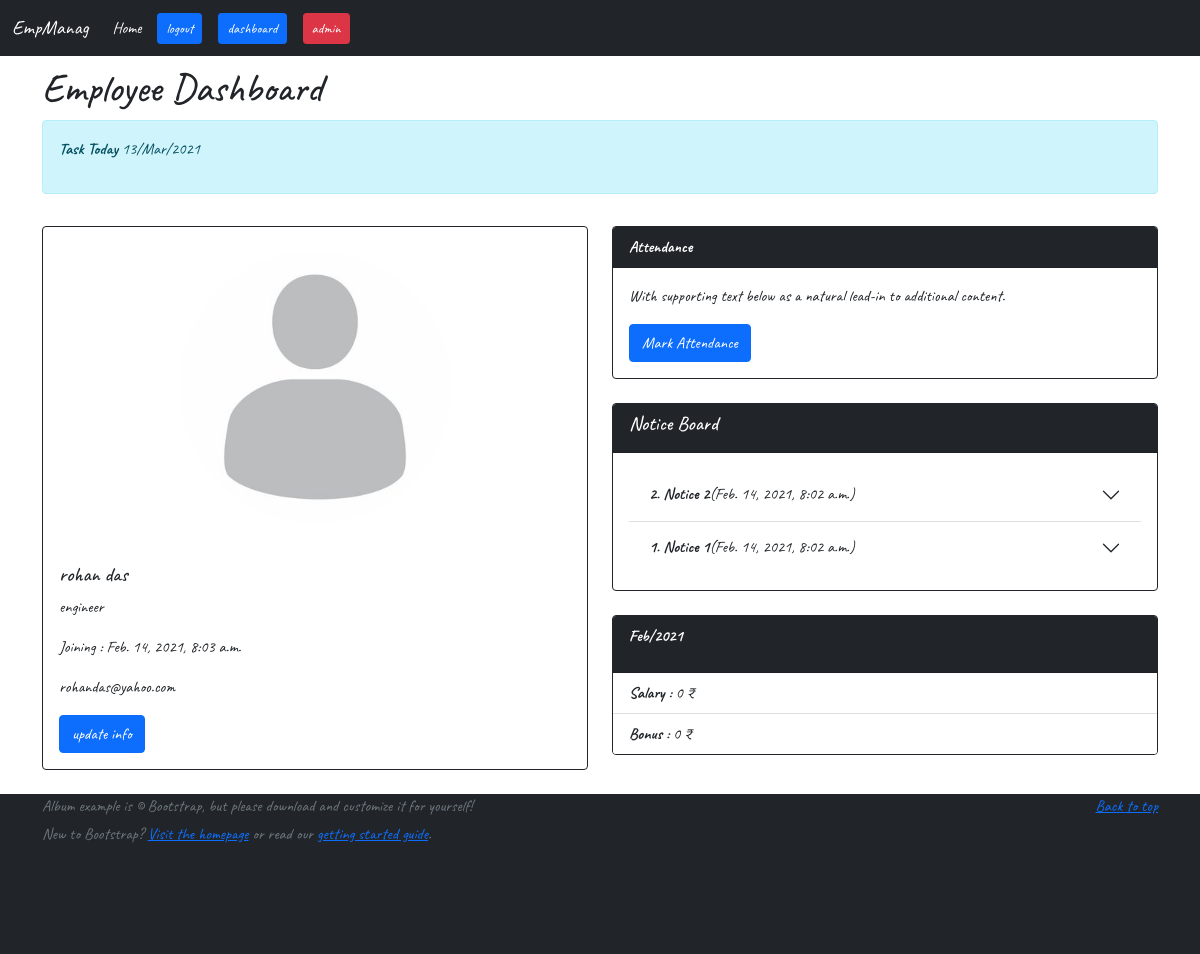
The page /dashboard/2/ (signed in) on the database its author committed.
### home/models.py (models this page shows, shortened)
class Employee(models.Model):
    emp= models.OneToOneField(settings.AUTH_USER_MODEL, null=True,on_delete=models.CASCADE)
    img=models.ImageField(upload_to='profilepic',null=True, blank=True,default='profilepic/profile.jpg')
    address=models.TextField(null=True, blank=True)
    phone=models.CharField(max_length=12,null=True, blank=True)
    perDaySalary=models.CharField(max_length=10,default=0)
    bonus=models.CharField(max_length=10,default=0)
    post=models.CharField(max_length=20,null=True,blank=True)

class Notice(models.Model):
    title=models.CharField(max_length=30)
    content=models.TextField(null=True,blank=True)
    date=models.DateTimeField(auto_now_add=True)

class Attendance(models.Model):
    emp= models.ForeignKey(settings.AUTH_USER_MODEL, null=True,on_delete=models.CASCADE)
    day=models.IntegerField(null=True,blank=True)
    month=models.CharField(max_length=5,default=0)
    year=models.IntegerField(null=True,blank=True)
    status=models.CharField(max_length=5,default=0)
    task=models.TextField(null=True,blank=True,default="no task for today")

### home/views.py (the view)
# urls.py: path('dashboard/<int:emp_id>/', views.dashboard, name='dashboard'),
def dashboard(request,emp_id):
    x = datetime.datetime.now()
    day=int(x.strftime("%d"))
    month=x.strftime("%b")
    year=int(x.strftime("%Y"))
    date=x.strftime("%d")+'/'+x.strftime("%b")+'/'+x.strftime("%Y")
    time=x.strftime("%I")+':'+x.strftime("%M")+' '+x.strftime("%p")
    employee=User.objects.get(id=emp_id)
    attandance=Attendance.objects.filter(emp=employee,day=day,month=month,year=year)
    status=attandance.count()
    if(status==1):
        task = Attendance.objects.get(emp=employee,day=day,month=month,year=year).task
    else:
        task=''
    if(x.strftime("%b")=='Jan'):
        year=int(x.year-1)
        preMonth='Dec'
        attandance=Attendance.objects.filter(emp=employee,month=preMonth,year=year)
        preMonthAttandance=attandance.count()
        preMonthSalary=int(employee.employee.perDaySalary)*preMonthAttandance
    else:
        year=int(x.strftime("%Y"))
        month=int(x.month)
        preMonth="Jan Feb Mar Apr May Jun Jul Aug Sep Oct Nov Dec".split(' ')[month-2]
        attandance=Attendance.objects.filter(emp=employee,month=preMonth,year=year)
        preMonthAttandance=attandance.count()
        preMonthSalary=int(employee.employee.perDaySalary)*preMonthAttandance
    notices=Notice.objects.all().order_by('-date')
    active=notices[0].id
    preMonthBonus=employee.employee.bonus
    context={'date':date,'time':time,'status':status,'task':task,'preMonth':preMonth,'year':year,'preMonthSalary':preMonthSalary,'preMonthBonus':preMonthBonus,'notices':notices}
    return render(request,'dashboard.html',context)

### templates/dashboard.html (shortened to what this page needs)
{% include 'navbar.html' %}
{% load static %}
<!DOCTYPE html>
<html lang="en">
<head>
</head>
<body>
  <div class="container">
    <h1 class="my-2">Employee Dashboard</h1>
    <div class="alert alert-info my-2" role="alert" style="width:auto;">
      <p><b>Task Today</b> {{date}}</p>
    </div>
    <div class="row">
      <div class="col-lg-6 col-md-12">
        <div class="card border border-dark my-4">
          <img src="{{user.employee.img.url}}" class="img-fluid mx-auto my-4" style="border-radius: 50%; width: 50%;">
          <div class="card-body">
            <h5 class="card-title">{{request.user.first_name}} {{request.user.last_name}}</h5>
            <p class="card-text">{{user.employee.post}}</p>
            <p class="card-text">Joining : {{user.date_joined}}</p>
            <p class="card-text">{{user.email}}</p>
            <a href="{% url 'update' request.user.id %}" class="btn btn-primary">update info</a>
          </div>
        </div>
      </div>
      <div class="col-lg-6 col-md-12">
        <div class="card border border-dark my-4">
          <div class="card-header bg-dark">
            <b style="color: white;">Attendance</b>
          </div>
          <div class="card-body">
            <p class="card-text">With supporting text below as a natural lead-in to additional content.</p>
            {% if status == 1 %}
            <div class="alert alert-success" role="alert">
              Your attendance is marked
            </div>
            {% else %}
            <a href="{% url 'attandance' request.user.id %}" class="btn btn-primary">Mark Attendance</a>
            {% endif %}
          </div>
        </div>
        <div class="card border border-dark my-4">
          <div class="card-header bg-dark">
            <h5 style="color:white">Notice Board</h5>
          </div>
          <div class="card-body">
            <div class="accordion accordion-flush" id="accordionFlushExample">
              {% for notice in notices %}
              <div class="accordion-item">
                <h2 class="accordion-header" id="flush-heading{{notice.id}}">
                  <button class="accordion-button collapsed" type="button" data-bs-toggle="collapse"
                    data-bs-target="#flush-collapse{{notice.id}}" aria-expanded="false"
                    aria-controls="flush-collapse{{notice.id}}">
                    <b>{{notice.id}}. {{notice.title}}</b>({{notice.date}})
                  </button>
                </h2>
              </div>
              {% endfor %}
            </div>
          </div>
        </div>
        <div class="card border border-dark my-4">
          <div class="card-header bg-dark">
            <p style="color: white;"><b>{{preMonth}}/{{year}}</b></p>
          </div>
          <ul class="list-group list-group-flush">
            <li class="list-group-item">
              <b>Salary : </b>{{preMonthSalary}} ₹
            </li>
            <li class="list-group-item">
              <b>Bonus : </b>{{preMonthBonus}} ₹
            </li>
          </ul>
        </div>
      </div>
    </div>
  </div>
  {% include 'footer.html' %}
</body>
</html>

### templates/navbar.html (style rules this page uses)
* { font-family: 'Caveat', cursive; }
html,body { height: 100%; }
.container { min-height: 80%; }

### rows shown on the page
Notice: id "2", title "Notice 2", date "Feb. 14, 2021, 8:02 a.m."
Notice: id "1", title "Notice 1", date "Feb. 14, 2021, 8:02 a.m."
Attendance: month "Feb"

### other values the page prints
{{ request.user.first_name }} "rohan"
{{ request.user.last_name }} "das"
{{ user.employee.post }} "engineer"
{{ user.date_joined }} "Feb. 14, 2021, 8:03 a.m."
{{ user.email }} "rohandas@yahoo.com"
{{ preMonthSalary }} "0"
{{ preMonthBonus }} "0"
